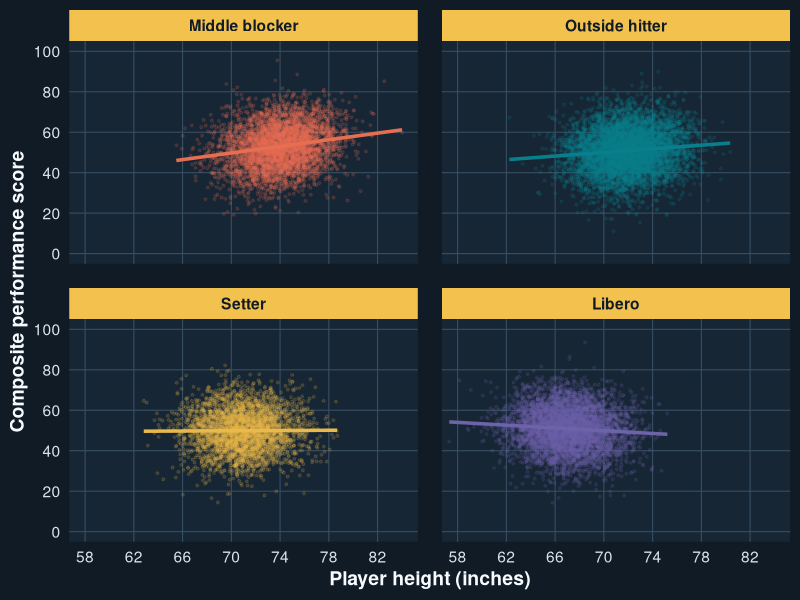

Here is the R script that generated this plot:
## ---- chunk 1
#| label: fig-height-signal
#| fig-cap: "Each point is one simulated player-season observation. Height is measured in inches; performance is a composite of kills, blocks, digs, and aces, standardized within position."
#| echo: false
#| fig-width: 12
#| fig-height: 8
#| out-width: 100%
#| warning: false
#| message: false

library(ggplot2)

set.seed(2409)
n <- 20000
position <- sample(
  c("Middle blocker", "Outside hitter", "Setter", "Libero"),
  n,
  replace = TRUE,
  prob = c(.22, .34, .18, .26)
)
position_mean <- c("Middle blocker" = 74, "Outside hitter" = 72,
                   "Setter" = 71, "Libero" = 67)
position_effect <- c("Middle blocker" = .75, "Outside hitter" = .45,
                     "Setter" = .15, "Libero" = -.30)
height <- rnorm(n, position_mean[position], 2.4)
performance <- 50 + position_effect[position] * (height - 70) +
  rnorm(n, 0, 10)

players <- data.frame(
  height = height,
  performance = pmax(1, pmin(99, performance)),
  position = factor(position, levels = names(position_mean))
)

ggplot(players, aes(height, performance, colour = position)) +
  geom_point(alpha = .16, size = .7) +
  geom_smooth(method = "lm", formula = y ~ x, se = FALSE,
              linewidth = 1.2, show.legend = FALSE) +
  facet_wrap(~position, ncol = 2) +
  scale_colour_manual(values = c("#e76f51", "#087f8c", "#e9b949", "#6c63a8")) +
  scale_x_continuous(breaks = seq(58, 84, 4)) +
  scale_y_continuous(breaks = seq(0, 100, 20)) +
  coord_cartesian(xlim = c(58, 84), ylim = c(0, 100)) +
  labs(
    x = "Player height (inches)",
    y = "Composite performance score"
  ) +
  guides(colour = "none") +
  theme_minimal(base_size = 14) +
  theme(
    plot.background = element_rect(fill = "#101b26", colour = NA),
    panel.background = element_rect(fill = "#172635", colour = NA),
    panel.grid.minor = element_blank(),
    panel.grid.major = element_line(colour = "#385064", linewidth = .35),
    strip.background = element_rect(fill = "#f2c14e", colour = NA),
    strip.text = element_text(colour = "#101b26", face = "bold"),
    panel.spacing = unit(1.2, "lines"),
    axis.text = element_text(colour = "#d9e3ea"),
    axis.title = element_text(colour = "#f7fbfd", face = "bold"),
    plot.title = element_text(colour = "#f7fbfd", face = "bold"),
    plot.caption = element_text(colour = "#5f7374")
  )
